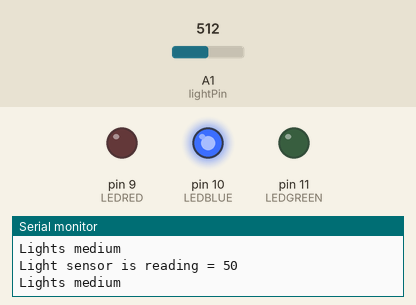
Recording of a sketch running on a simulated Arduino Uno, built with avr-gcc and run on an emulated ATmega328P. Parts: output pins drawn as LEDs (lit = HIGH), the last lines printed to the serial monitor. Inputs (shaded band) come from the test bench; at power-on: A1 (lightPin) = 512.

Above: at 1.3 s.
1.4 s: A1 (lightPin) set to 654
2.9 s: A1 (lightPin) set to 680
At 3.8 s:
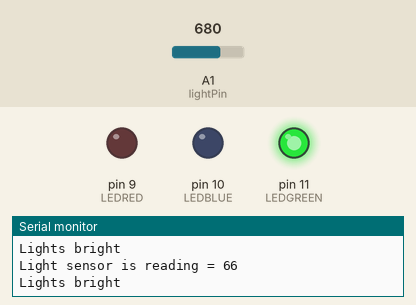
4.5 s: A1 (lightPin) set to 306
At 5.0 s:
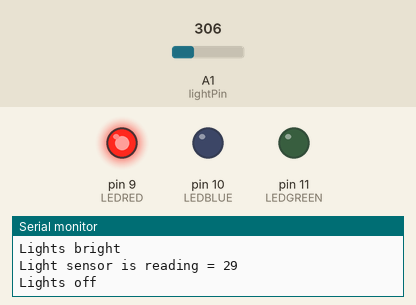
6.0 s: A1 (lightPin) set to 399
7.5 s: A1 (lightPin) set to 425
At 8.6 s:
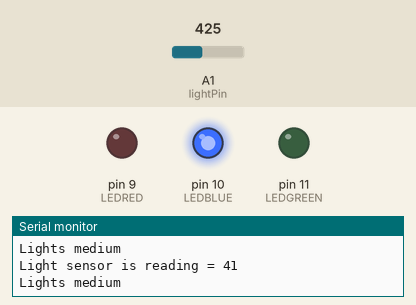
9.0 s: A1 (lightPin) set to 716
At 9.8 s:
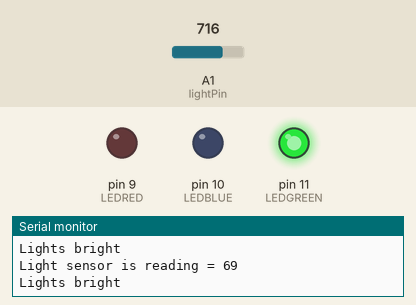
Timing chart, 0 to 11.5 s (numbered marks = the images above; inputs shaded):
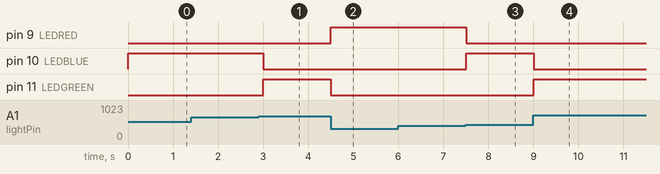

Measured:
- the behaviour switches between 664 and 665 on A1 (lightPin) (found by bisection; images 0 and 1)
- the behaviour switches between 409 and 410 on A1 (lightPin) (found by bisection; images 2 and 3)
- after the input at 2.9 s, pin 10 (LEDBLUE): HIGH → LOW after 0.10 s; pin 11 (LEDGREEN): LOW → HIGH after 0.10 s
- after the input at 4.5 s, pin 9 (LEDRED): LOW → HIGH at once; pin 11 (LEDGREEN): HIGH → LOW at once
- after the input at 7.5 s, pin 9 (LEDRED): HIGH → LOW at once; pin 10 (LEDBLUE): LOW → HIGH at once
- after the input at 9.0 s, pin 10 (LEDBLUE): HIGH → LOW at once; pin 11 (LEDGREEN): LOW → HIGH at once

The sketch:

Lab004L42.ino
```cpp
/*
Name:		Lab004L42.ino
Created:	5/30/2018 5:53:28 PM
Author:	chris dyck
*/
int lightPin = A1; //The light sensor is plugged into pin A1 of the Arduino.
int soundPin = 5; //The buzzer is plugged into pin 5 of the Arduino.
int data = 0;      //This will store the data from the sensor.
bool tonePlayed = false;
int LEDRED = 9;
int LEDBLUE = 10;
int LEDGREEN = 11;

void setup() { //The Setup function runs once.
	Serial.begin(9600);
	pinMode(LEDRED, OUTPUT);
	pinMode(LEDBLUE, OUTPUT);
	pinMode(LEDGREEN, OUTPUT);
}

void loop() { //The loop function runs forever.
	data = analogRead(lightPin); //Read the value from the light sensor and store it in the lightData variable.
	int percentage = map(data, 0, 1023, 0, 100); //Convert sensor value to % 0 - 100

	Serial.print("Light sensor is reading = ");  //Print the data to the serial port.
	Serial.println(percentage);  //Print the data to the serial port.


	if (percentage < 40) {
		Serial.println("Lights off");
		digitalWrite(LEDRED, HIGH);
		digitalWrite(LEDBLUE, LOW);
		digitalWrite(LEDGREEN, LOW);
	}
	else if(percentage >= 40 && percentage < 65)
	{
		Serial.println("Lights medium");
		digitalWrite(LEDRED, LOW);
		digitalWrite(LEDBLUE, HIGH);
		digitalWrite(LEDGREEN, LOW);
	}
	else
	{
		Serial.println("Lights bright");
		digitalWrite(LEDRED, LOW);
		digitalWrite(LEDBLUE, LOW);
		digitalWrite(LEDGREEN, HIGH);
	}

	delay(500);           //Wait 0.5 second (500mS) before running again.
}
```
